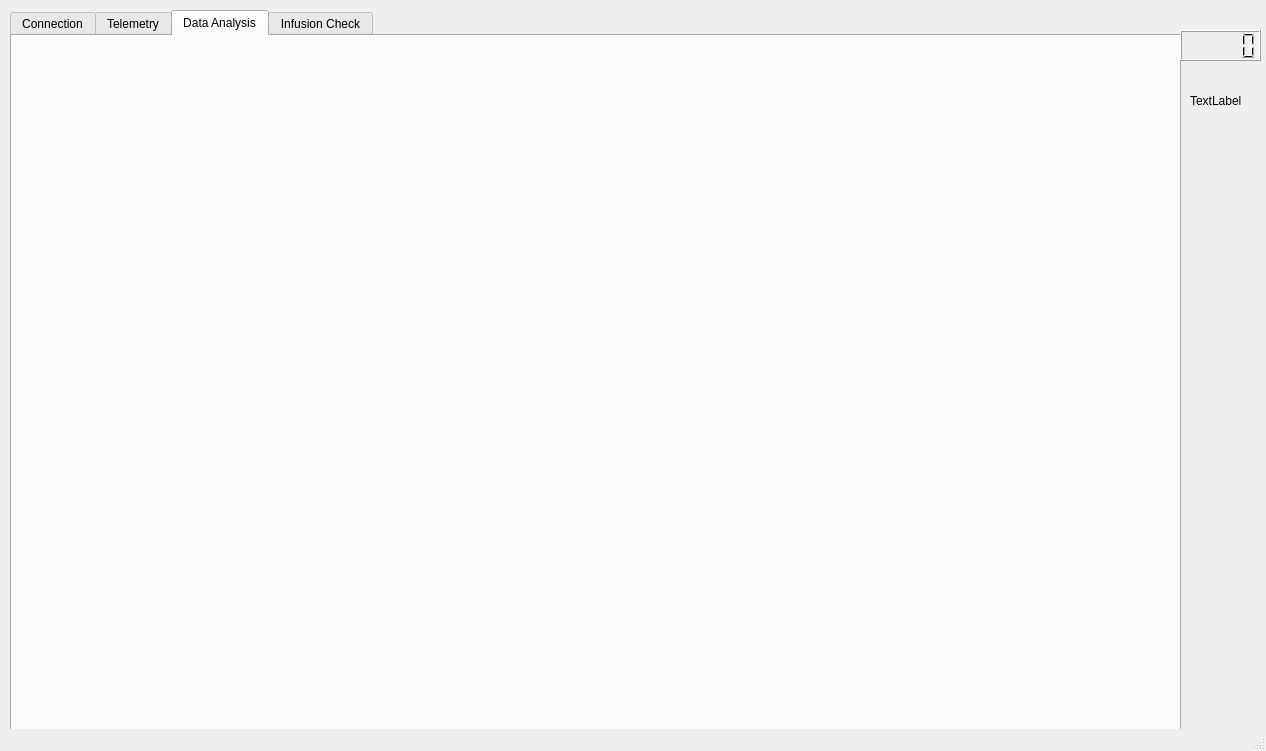
<?xml version="1.0" encoding="UTF-8"?>
<ui version="4.0">
 <class>MainWindow</class>
 <widget class="QMainWindow" name="MainWindow">
  <property name="geometry">
   <rect>
    <x>0</x>
    <y>0</y>
    <width>1266</width>
    <height>751</height>
   </rect>
  </property>
  <property name="windowTitle">
   <string>Metis Vela</string>
  </property>
  <widget class="QWidget" name="centralwidget">
   <widget class="QTabWidget" name="tabWidget">
    <property name="geometry">
     <rect>
      <x>10</x>
      <y>10</y>
      <width>1171</width>
      <height>721</height>
     </rect>
    </property>
    <property name="currentIndex">
     <number>2</number>
    </property>
    <widget class="QWidget" name="tab">
     <attribute name="title">
      <string>Connection</string>
     </attribute>
     <widget class="QWidget" name="horizontalLayoutWidget">
      <property name="geometry">
       <rect>
        <x>0</x>
        <y>10</y>
        <width>411</width>
        <height>201</height>
       </rect>
      </property>
      <layout class="QHBoxLayout" name="horizontalLayout">
       <item>
        <layout class="QVBoxLayout" name="verticalLayout_2">
         <item>
          <widget class="QLabel" name="label">
           <property name="text">
            <string/>
           </property>
          </widget>
         </item>
         <item>
          <widget class="QLabel" name="label_2">
           <property name="text">
            <string>Device Selection</string>
           </property>
          </widget>
         </item>
         <item>
          <widget class="QLabel" name="label_3">
           <property name="text">
            <string>BaudRate Selection</string>
           </property>
          </widget>
         </item>
         <item>
          <widget class="QLabel" name="label_4">
           <property name="text">
            <string/>
           </property>
          </widget>
         </item>
         <item>
          <widget class="QLabel" name="label_5">
           <property name="text">
            <string>Other Baudrate</string>
           </property>
          </widget>
         </item>
         <item>
          <widget class="QLabel" name="label_6">
           <property name="text">
            <string/>
           </property>
          </widget>
         </item>
        </layout>
       </item>
       <item>
        <layout class="QVBoxLayout" name="verticalLayout">
         <item>
          <widget class="QPushButton" name="DeviceButton">
           <property name="text">
            <string>Check Device</string>
           </property>
          </widget>
         </item>
         <item>
          <widget class="QComboBox" name="DeviceList"/>
         </item>
         <item>
          <widget class="QComboBox" name="BaudList"/>
         </item>
         <item>
          <widget class="QPushButton" name="ConnectionButton">
           <property name="text">
            <string>Connect</string>
           </property>
          </widget>
         </item>
         <item>
          <widget class="QLineEdit" name="persBaud"/>
         </item>
         <item>
          <widget class="QPushButton" name="addValueButton">
           <property name="text">
            <string>Add Personal Value</string>
           </property>
          </widget>
         </item>
        </layout>
       </item>
      </layout>
     </widget>
     <widget class="QPlainTextEdit" name="receivedText">
      <property name="geometry">
       <rect>
        <x>53</x>
        <y>400</y>
        <width>1071</width>
        <height>281</height>
       </rect>
      </property>
      <property name="palette">
       <palette>
        <active>
         <colorrole role="Text">
          <brush brushstyle="SolidPattern">
           <color alpha="255">
            <red>231</red>
            <green>0</green>
            <blue>30</blue>
           </color>
          </brush>
         </colorrole>
         <colorrole role="Base">
          <brush brushstyle="SolidPattern">
           <color alpha="255">
            <red>0</red>
            <green>0</green>
            <blue>0</blue>
           </color>
          </brush>
         </colorrole>
        </active>
        <inactive>
         <colorrole role="Text">
          <brush brushstyle="SolidPattern">
           <color alpha="255">
            <red>231</red>
            <green>0</green>
            <blue>30</blue>
           </color>
          </brush>
         </colorrole>
         <colorrole role="Base">
          <brush brushstyle="SolidPattern">
           <color alpha="255">
            <red>0</red>
            <green>0</green>
            <blue>0</blue>
           </color>
          </brush>
         </colorrole>
        </inactive>
        <disabled>
         <colorrole role="Text">
          <brush brushstyle="SolidPattern">
           <color alpha="255">
            <red>127</red>
            <green>127</green>
            <blue>127</blue>
           </color>
          </brush>
         </colorrole>
         <colorrole role="Base">
          <brush brushstyle="SolidPattern">
           <color alpha="255">
            <red>237</red>
            <green>237</green>
            <blue>237</blue>
           </color>
          </brush>
         </colorrole>
        </disabled>
       </palette>
      </property>
     </widget>
     <widget class="QPlainTextEdit" name="connectionInfo">
      <property name="enabled">
       <bool>true</bool>
      </property>
      <property name="geometry">
       <rect>
        <x>0</x>
        <y>220</y>
        <width>411</width>
        <height>101</height>
       </rect>
      </property>
      <property name="plainText">
       <string/>
      </property>
     </widget>
     <widget class="QLCDNumber" name="lostPackLCD">
      <property name="geometry">
       <rect>
        <x>1060</x>
        <y>362</y>
        <width>64</width>
        <height>31</height>
       </rect>
      </property>
     </widget>
     <widget class="QLabel" name="label_10">
      <property name="geometry">
       <rect>
        <x>950</x>
        <y>370</y>
        <width>111</width>
        <height>20</height>
       </rect>
      </property>
      <property name="text">
       <string>Lost Data Pack</string>
      </property>
     </widget>
     <widget class="QLCDNumber" name="connTimeLCD">
      <property name="geometry">
       <rect>
        <x>1060</x>
        <y>322</y>
        <width>64</width>
        <height>31</height>
       </rect>
      </property>
     </widget>
     <widget class="QLabel" name="label_11">
      <property name="geometry">
       <rect>
        <x>950</x>
        <y>330</y>
        <width>111</width>
        <height>20</height>
       </rect>
      </property>
      <property name="text">
       <string>Connection Time</string>
      </property>
     </widget>
    </widget>
    <widget class="QWidget" name="tab_2">
     <attribute name="title">
      <string>Telemetry</string>
     </attribute>
     <widget class="QWidget" name="verticalLayoutWidget_2">
      <property name="geometry">
       <rect>
        <x>9</x>
        <y>9</y>
        <width>911</width>
        <height>681</height>
       </rect>
      </property>
      <layout class="QVBoxLayout" name="telPlot"/>
     </widget>
     <widget class="QGroupBox" name="groupBox">
      <property name="geometry">
       <rect>
        <x>930</x>
        <y>0</y>
        <width>231</width>
        <height>271</height>
       </rect>
      </property>
      <property name="title">
       <string>Wind Data</string>
      </property>
      <widget class="QLCDNumber" name="windSpeed">
       <property name="geometry">
        <rect>
         <x>130</x>
         <y>220</y>
         <width>91</width>
         <height>41</height>
        </rect>
       </property>
       <property name="digitCount">
        <number>4</number>
       </property>
      </widget>
      <widget class="QGraphicsView" name="windDirView">
       <property name="geometry">
        <rect>
         <x>10</x>
         <y>30</y>
         <width>210</width>
         <height>180</height>
        </rect>
       </property>
      </widget>
      <widget class="QLCDNumber" name="windDir">
       <property name="geometry">
        <rect>
         <x>10</x>
         <y>220</y>
         <width>91</width>
         <height>41</height>
        </rect>
       </property>
       <property name="digitCount">
        <number>4</number>
       </property>
      </widget>
     </widget>
     <widget class="QGroupBox" name="groupBox_2">
      <property name="geometry">
       <rect>
        <x>930</x>
        <y>280</y>
        <width>231</width>
        <height>191</height>
       </rect>
      </property>
      <property name="title">
       <string>Attitude</string>
      </property>
      <widget class="QLCDNumber" name="pitchLCD">
       <property name="geometry">
        <rect>
         <x>130</x>
         <y>60</y>
         <width>91</width>
         <height>41</height>
        </rect>
       </property>
       <property name="digitCount">
        <number>4</number>
       </property>
      </widget>
      <widget class="QLCDNumber" name="yawLCD">
       <property name="geometry">
        <rect>
         <x>130</x>
         <y>100</y>
         <width>91</width>
         <height>41</height>
        </rect>
       </property>
       <property name="digitCount">
        <number>4</number>
       </property>
      </widget>
      <widget class="QLabel" name="label_7">
       <property name="geometry">
        <rect>
         <x>10</x>
         <y>40</y>
         <width>121</width>
         <height>21</height>
        </rect>
       </property>
       <property name="text">
        <string>Roll</string>
       </property>
      </widget>
      <widget class="QLabel" name="label_8">
       <property name="geometry">
        <rect>
         <x>10</x>
         <y>120</y>
         <width>121</width>
         <height>21</height>
        </rect>
       </property>
       <property name="text">
        <string>Yaw</string>
       </property>
      </widget>
      <widget class="QLabel" name="label_9">
       <property name="geometry">
        <rect>
         <x>10</x>
         <y>80</y>
         <width>121</width>
         <height>21</height>
        </rect>
       </property>
       <property name="text">
        <string>Pitch</string>
       </property>
      </widget>
      <widget class="QLCDNumber" name="rollLCD">
       <property name="geometry">
        <rect>
         <x>130</x>
         <y>20</y>
         <width>91</width>
         <height>41</height>
        </rect>
       </property>
       <property name="digitCount">
        <number>4</number>
       </property>
      </widget>
      <widget class="QLCDNumber" name="scarLCD">
       <property name="geometry">
        <rect>
         <x>130</x>
         <y>140</y>
         <width>91</width>
         <height>41</height>
        </rect>
       </property>
       <property name="digitCount">
        <number>4</number>
       </property>
      </widget>
      <widget class="QLabel" name="label_12">
       <property name="geometry">
        <rect>
         <x>10</x>
         <y>160</y>
         <width>121</width>
         <height>21</height>
        </rect>
       </property>
       <property name="text">
        <string>Scarroccio</string>
       </property>
      </widget>
     </widget>
    </widget>
    <widget class="QWidget" name="tab_3">
     <attribute name="title">
      <string>Data Analysis</string>
     </attribute>
     <widget class="Phonon::VideoPlayer" name="analysisPlayer">
      <property name="geometry">
       <rect>
        <x>20</x>
        <y>10</y>
        <width>611</width>
        <height>441</height>
       </rect>
      </property>
     </widget>
    </widget>
    <widget class="QWidget" name="tab_4">
     <attribute name="title">
      <string>Infusion Check</string>
     </attribute>
     <widget class="QWidget" name="verticalLayoutWidget">
      <property name="geometry">
       <rect>
        <x>9</x>
        <y>9</y>
        <width>411</width>
        <height>551</height>
       </rect>
      </property>
      <layout class="QVBoxLayout" name="infusionPlot"/>
     </widget>
    </widget>
   </widget>
   <widget class="QLCDNumber" name="lcdTime">
    <property name="geometry">
     <rect>
      <x>1180</x>
      <y>30</y>
      <width>81</width>
      <height>31</height>
     </rect>
    </property>
   </widget>
   <widget class="QLabel" name="connStatus">
    <property name="geometry">
     <rect>
      <x>1190</x>
      <y>70</y>
      <width>71</width>
      <height>61</height>
     </rect>
    </property>
    <property name="text">
     <string>TextLabel</string>
    </property>
   </widget>
  </widget>
  <widget class="QMenuBar" name="menubar">
   <property name="geometry">
    <rect>
     <x>0</x>
     <y>0</y>
     <width>1266</width>
     <height>22</height>
    </rect>
   </property>
  </widget>
  <widget class="QStatusBar" name="statusbar"/>
 </widget>
 <customwidgets>
  <customwidget>
   <class>Phonon::VideoPlayer</class>
   <extends>QWidget</extends>
   <header location="global">phonon/videoplayer.h</header>
  </customwidget>
 </customwidgets>
 <resources/>
 <connections/>
</ui>
